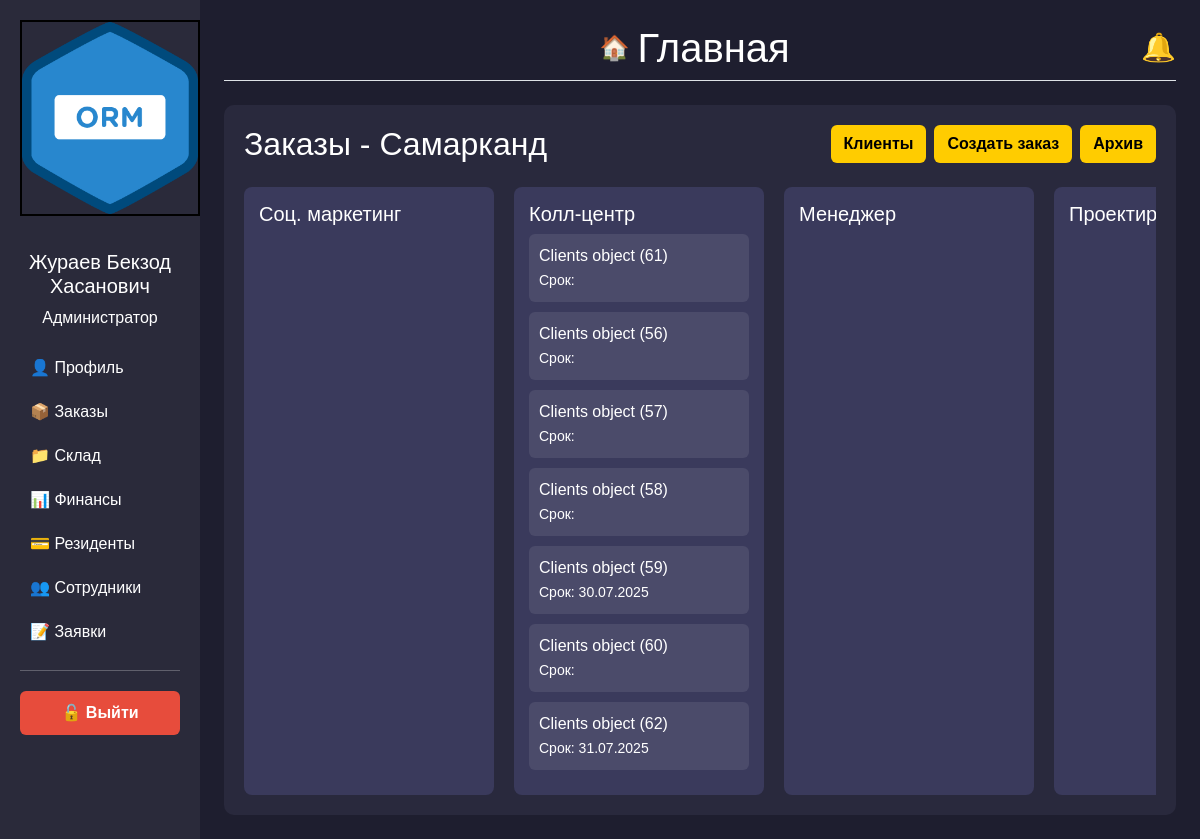
Screenshot of /dashboard/ (signed in) with the database file from the repository.
### backend/models.py (models this page shows)
class Profile(models.Model):
    POSITION_CHOICES = [
        ("manager", "Менеджер"),
        ("admin", "Администратор"),
        ("accountant", "Бухгалтер"),
        ("supplier", "Снабженец"),
        ("chief", "Главный ЦЕХа"),
        ("chief_staff", "Сотрудник ЦЕХа"),
        ("delivery_cheif", "Главный доставщик"),
        ("delivery", "Доставщик"),
        ("installer_cheif", "Главный установщик"),
        ("installer", "Установщик"),
        ("technologist_cheif", "Главный Технолог"),
        ("technologist", "Технолог"),
        ("designer_cheif", "Главный дизайнер"),
        ("designer", "Дизайнер"),
        ("qa_cheif", "Главный сотрудник контроля качества"),
        ("qa_staff", "Сотрудник контроля качества"),
        ("sales_marketing", "Соц. маркетолог"),
        ("sales_call", "Сотрудник колл-центра"),
    ]
    username = models.OneToOneField(User, on_delete=models.CASCADE, related_name='profile')
    name = models.CharField(max_length=200, null=True, blank=True, default=None)
    lastname = models.CharField(max_length=200, null=True, blank=True, default=None)
    middle_name = models.CharField(max_length=200, null=True, blank=True, default=None)
    date_birth = models.DateField(null=True, blank=True, default=None)
    phone = PhoneNumberField(blank=True)
    adress = models.CharField(max_length=200,blank=True)
    last_job=models.CharField(max_length=200,blank=True)
    work_exp=models.CharField(max_length=200,blank=True)
    position = models.CharField(max_length=20, choices=POSITION_CHOICES)
    hobby=models.CharField(max_length=60,blank=True)
    photo = models.ImageField(blank=True, upload_to='pictures/',null=True)
    approve=models.BooleanField(default=False)
    archive=models.BooleanField(default=True)
    balance = models.DecimalField(max_digits=10, decimal_places=2,default=0)
    salary_pure=models.DecimalField(max_digits=10, decimal_places=2,default=0)
    salary_black=models.DecimalField(max_digits=10, decimal_places=2,default=0)
    approve_accounting=models.BooleanField(default=False)

class Orders(models.Model):
    Stage_CHOICES = [
        ("marketing", "Соц. маркетинг"),
        ("call_center", "Колл-центр"),
        ("manager", "Менеджер"),
        ("design", "Проектирование"),
        ("technologist", "Технолог"),
        ("manager_2", "Менеджер_2"),
        ("accounting", "Бухгалтерия"),
        ("warehouse", "Склад"),
        ("manufacturing", "Производство"),
        ("accounting_2", "Бухгалтерия_2"),
        ("delivery", "Доставка"),
        ("installation", "Установка"),
        ("quality_control", "Контроль качества"),
        ("finished", "Завершён"),
        ("archive", "Архив"),
        ("failed", "fail")
    ]
    Stage_pod_CHOICES = [
        ("rezka", "Резка"),
        ("svarka", "Сварка"),
        ("fill", "Покраска"),
        ("print", "Печать"),
        ('sborka',"Сборка"),
        ('ready','Готово')
    ]
    vstrecha_choice = [
        ("viezd", "Выезд"),
        ("priezd", "Приезд"),
    ]
    zayavki_choice = [
        ("hot", "Горячая"),
        ("cool", "Холодная"),
    ]
    client=models.ForeignKey(Clients, on_delete=models.CASCADE, related_name='clients_order',null=True)
    call_center = models.ForeignKey(
        'Profile', on_delete=models.CASCADE, related_name='call_center_profile', verbose_name="Профиль",blank=True,null=True
    )
    order_name=models.CharField(max_length=100,null=True)
    vstrecha=models.CharField(max_length=20, choices=vstrecha_choice,null=True)
    zayavki = models.CharField(max_length=20, choices=zayavki_choice, null=True)
    order_sum=models.DecimalField(max_digits=10, decimal_places=2,default=0)
    order_predoplata=models.DecimalField(max_digits=10, decimal_places=2,default=0)
    description=models.TextField()
    description_design = models.TextField()
    check_design=models.BooleanField(default=False)
    catigories = models.CharField(max_length=50)
    razmer=models.CharField(max_length=50)
    latitude = models.FloatField(blank=True, null=True, default=0)
    longitude = models.FloatField(blank=True, null=True, default=0)
    tz=models.FileField(blank=True, upload_to='pictures/')
    design=models.FileField(blank=True, upload_to='pictures/')
    stage = models.CharField(max_length=20, choices=Stage_CHOICES,default='manager')
    add_order=models.DateField(null=True)
    complete_order=models.DateField(null=True)
    rezka=models.BooleanField(default=False)
    svarka=models.BooleanField(default=False)
    fill=models.BooleanField(default=False)
    print=models.BooleanField(default=False)
    sborka = models.BooleanField(default=False)
    stage_pod=models.CharField(max_length=20, choices=Stage_pod_CHOICES,default="rezka")
    payment_data=models.DateField(null=True)
    complete_date=models.DateField(null=True)
    fail_date = models.DateField(null=True)
    by_who_fail=models.CharField(max_length=50,null=True,blank=True)
    fail=models.CharField(max_length=255,null=True)
    full_pay=models.BooleanField(default=False)

class Clients(models.Model):
    Social_CHOICES = [
        ("social", "Социальные сети"),
        ("cold_calls", "Холодные звонки"),
        ("word_of_mouth", "Сарафанное радио"),
    ]
    CLIENT_TYPE_CHOICES = [
        ('INDIVIDUAL', 'Физическое лицо'),
        ('LEGAL_ENTITY', 'Юридическое лицо'),
    ]
    social = models.CharField(max_length=20, choices=Social_CHOICES)
    client_type = models.CharField(
        max_length=20,
        choices=CLIENT_TYPE_CHOICES,
    )
    phone = PhoneNumberField()
    created_at = models.DateField(auto_now_add=True,null=True)
    name = models.CharField(max_length=200, null=True, blank=True, default=None)
    lastname = models.CharField(max_length=200, null=True, blank=True, default=None)
    middle_name = models.CharField(max_length=200, null=True, blank=True, default=None)
    adress = models.CharField(max_length=200, null=True, blank=True, default=None)
    company_name=models.CharField(max_length=200, null=True, blank=True, default=None)
    inn = models.CharField(max_length=12,null=True, blank=True, default=None)
    account=models.IntegerField(blank=True,null=True,default=None)
    mfo = models.IntegerField(blank=True, null=True, default=None)
    active=models.BooleanField(default=False)

### backend/views.py (the view, shortened to what this page needs)
# urls.py: path('dashboard/',views.Dashboard.as_view(),name='dashboard'),
class Dashboard(LoginRequiredMixin,TemplateView):
   login_url = reverse_lazy('login')
   template_name = 'dashboard.html'
   def get_context_data(self, *, object_list=None, **kwargs):
      context = super().get_context_data(**kwargs)
      search = self.request.GET.get('search')
      stages = [
         "marketing",
         "call_center",
         "manager",
         "design",
         "technologist",
         "manager_2",
         "accounting",
         "warehouse",
         "manufacturing",
         "assembly_stage",
         "accounting_2",
         "delivery",
         "installation",
         "quality_control",
         "finished",
      ]
      for stage in stages:
         queryset = Orders.objects.filter(stage=stage).prefetch_related('consumables').annotate(today=Value(now().date()))
         if search:
            queryset = queryset.filter(client__icontains=search)
         context[stage] = queryset
      context['rezka'] = [o for o in context['manufacturing'] if o.stage_pod == 'rezka']
      context['svarka'] = [o for o in context['manufacturing'] if o.stage_pod == 'svarka']
      context['fill'] = [o for o in context['manufacturing'] if o.stage_pod == 'fill']
      context['print'] = [o for o in context['manufacturing'] if o.stage_pod == 'print']
      context['Notifcation']=Notification.objects.all()
      return context

### backend/templates/dashboard.html
{% if request.user.profile.approve %}
{% if request.user.profile.position == "admin" or request.user.profile.position == "manager" %}
    {% include 'admin.html' %}
{% elif request.user.profile.position == 'designer' %}
    {% include 'designer.html' %}
{% elif request.user.profile.position == 'technologist' %}
 {% include 'technolog.html' %}
{% elif request.user.profile.position == 'chief' %}
 {% include 'chief.html' %}
{% elif request.user.profile.position == 'installer' %}
 {% include 'dostavka.html' %}
{% elif request.user.profile.position == 'supplier' %}
 <script>
        window.location.href = "{% url 'warehouse' %}";
    </script>
{% endif %}
{% else %}
{% include 'waiting.html' %}
{% endif %}

### backend/templates/admin.html (shortened to what this page needs)
{% load static %}
<!DOCTYPE html>
<html lang="ru">
<head>
    <link href="https://cdn.jsdelivr.net/npm/bootstrap@5.3.0/dist/css/bootstrap.min.css" rel="stylesheet">
    <link href="https://cdnjs.cloudflare.com/ajax/libs/font-awesome/6.4.2/css/all.min.css" rel="stylesheet">
</head>
<body>
    <div class="container-fluid">
        <div class="row">
            <nav class="col-md-2 sidebar">
                 {% if request.user.profile.photo %}
                <img src="{{request.user.profile.photo.url}}" alt="Фото сотрудника"  style="width: 180px; height: auto; border: 2px solid black; margin-bottom: 10px;">
                {% else %}
                <img src="{% static 'avatar.svg' %}" alt="Фото сотрудника"  style="width: 180px; height: auto; border: 2px solid black; margin-bottom: 10px;">
                {% endif %}
                <br></br>
                <h5 class="text-center">{{request.user.profile.lastname}} {{request.user.profile.name}}  {{request.user.profile.middle_name}} </h5>
                <p class="text-center"> {{request.user.profile.get_position_display}}</p>
              <a href="{% url 'profile'%}">👤 Профиль</a>
                <a href="">📦 Заказы</a>
                <a href="{% url 'warehouse' %}">📁 Склад</a>
                <a href="{% url 'money' %}">📊 Финансы</a>
                <a href="{% url 'rezident' %}">💳 Резиденты</a>
                <a href="{% url 'staff' %}">👥 Сотрудники</a>
                <a href="{% url 'apply'%}">📝 Заявки</a>
                <hr>
    <a href="{% url 'logout' %}" style="
        padding: 10px 16px;
        background-color: #e74c3c;
        color: white;
        border: none;
        border-radius: 6px;
        text-decoration: none;
        font-weight: bold;
        display: block;
        text-align: center;
        margin-top: 20px;
    ">
        🔓 Выйти
    </a>
            </nav>
            <main class="col-md-10 p-4">
             <div class="d-flex justify-content-between align-items-center border-bottom pb-2 mb-4">
    <div class="d-flex align-items-center">
        <span style="font-size: 24px; margin-right: 8px;">🏠</span>
        <h1 class="mb-0">Главная</h1>
    </div>
<div style="position: relative;" onclick="togglePopup()">
  <div id="notification-icon" style="cursor: pointer; font-size: 28px; position: relative;">
    🔔
  </div>
</div>
             </div>
                <div class="main-content">
                   <div class="header-section d-flex justify-content-between align-items-center">
    <h2 class="mb-0">Заказы - Самарканд</h2>
    <div class="button-group d-flex gap-2">
        <button class="btn btn-custom" onclick="window.location.href='{% url 'clients' %}'">Клиенты</button>
        <button class="btn btn-custom" onclick="window.location.href='{% url 'order' %}'">Создать заказ</button>
        <button class="btn btn-custom" onclick="window.location.href='{% url 'archive' %}'">Архив</button>
    </div>
</div>
                    <div class="kanban mt-4">
                        <div class="kanban-column"  data-stage="marketing" ondrop="drop(event)" ondragover="allowDrop(event)">
                            <h5>Соц. маркетинг</h5>
                        </div>
                        <div class="kanban-column"  data-stage="call_center" ondrop="drop(event)" ondragover="allowDrop(event)">
                            <h5>Колл-центр</h5>
                            {% for item in call_center %}
                             {% if item.today >= item.complete_order %}
                              <div class="kanban-item"  style="background-color: red;" id="order{{item.pk}}" data-pk="{{ item.id }}" draggable="true"   onclick="window.location.href='{% url 'order_detail' item.pk %}'" ondragstart="drag(event)">{{item.client}}<br><small>Срок: {{item.complete_order|date:"d.m.Y"}}</small></div>
                            {% else %}
                              <div class="kanban-item" id="order{{item.pk}}" data-pk="{{ item.id }}" draggable="true"   onclick="window.location.href='{% url 'order_detail' item.pk %}'" ondragstart="drag(event)">{{item.client}}<br><small>Срок: {{item.complete_order|date:"d.m.Y"}}</small></div>
                             {% endif %}
                             {% endfor %}
                        </div>
                         <div class="kanban-column"  data-stage="manager" ondrop="drop(event)" ondragover="allowDrop(event)">
                            <h5>Менеджер</h5>
                        </div>
                        <div class="kanban-column"  ondrop="drop(event)" data-stage="design" ondragover="allowDrop(event)">
                            <h5>Проектирование</h5>
                        </div>
                    </div>
                </div>
            </main>
        </div>
    </div>
</body>
</html>

### backend/templates/admin.html (style rules this page uses)
body { background-color: #1e1e2f; color: #ffffff; font-family: 'Arial', sans-serif; }
.sidebar { background: #2a2a3a; padding: 20px; min-height: 100vh; }
.sidebar a { color: #fff; text-decoration: none; display: block; padding: 10px; transition: 0.3s; }
.main-content { background: #29293d; padding: 20px; border-radius: 10px; }
.kanban { display: flex; gap: 20px; overflow-x: auto; }
.kanban-column { background: #3a3a5c; padding: 15px; border-radius: 8px; min-width: 250px; }
.kanban-item { background: #4b4b6a; padding: 10px; margin-bottom: 10px; border-radius: 6px; }
.btn-custom { background: #ffcc00; color: #000; font-weight: bold; }

### rows the page displays
Orders: client "Clients object (61)"
Orders: client "Clients object (56)"
Orders: client "Clients object (57)"
Orders: client "Clients object (58)"
Orders: client "Clients object (59)", complete_order "30.07.2025"
Orders: client "Clients object (60)"
Orders: client "Clients object (62)", complete_order "31.07.2025"

### other values shown
{{ request.user.profile.lastname }} "Жураев"
{{ request.user.profile.name }} "Бекзод"
{{ request.user.profile.middle_name }} "Хасанович"
{{ request.user.profile.get_position_display }} "Администратор"
